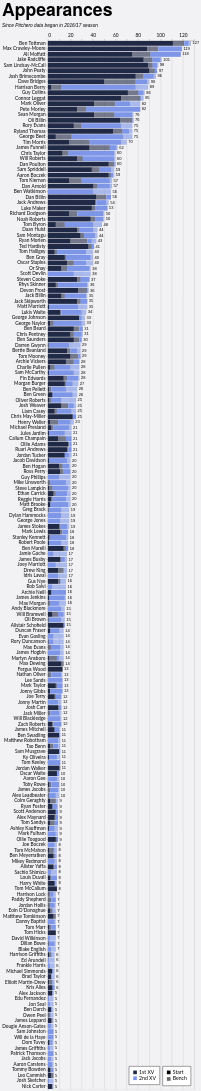

Source (Vega-Lite JSON):
### Vega-Lite specification from a JSON file in a GitHub repository (floating-point values rounded to 4 significant figures; data arrays with more than 128 entries replaced by an {"elided": "..."} marker saying what was removed)
{"config": {"axis": {"labelFont": "Lato, sans-serif", "titleFont": "PT Sans Narrow, Helvetica Neue, Helvetica, Arial, sans-serif", "labelFontSize": 13, "titleFontSize": 24, "gridColor": "#202947", "gridOpacity": 0.2}, "header": {"labelFont": "PT Sans Narrow, Helvetica Neue, Helvetica, Arial, sans-serif", "titleFont": "PT Sans Narrow, Helvetica Neue, Helvetica, Arial, sans-serif", "labelFontSize": 24, "titleFontSize": 28, "labelFontWeight": "bold", "orient": "left"}, "legend": {"labelFont": "Lato, sans-serif", "titleFont": "PT Sans Narrow, Helvetica Neue, Helvetica, Arial, sans-serif", "labelFontSize": 14, "titleFontSize": 16, "titlePadding": 5, "fillColor": "white", "strokeColor": "black", "padding": 10, "titleFontWeight": "lighter", "titleFontStyle": "italic", "titleColor": "gray", "offset": 10}, "title": {"font": "PT Sans Narrow, Helvetica Neue, Helvetica, Arial, sans-serif", "fontSize": 48, "fontWeight": "bold", "anchor": "start", "align": "center", "titlePadding": 20, "subtitlePadding": 10, "subtitleFontSize": 13, "subtitleColor": "", "subtitleFontStyle": "italic", "offset": 15, "color": "black"}, "axisX": {"labelAngle": 0}, "facet": {"title": null, "header": null, "align": {"row": "each", "column": "each"}}, "resolve": {"scale": {"y": "independent", "facet": "independent"}}, "background": "#f2f1f4"}, "layer": [{"mark": {"type": "bar"}, "encoding": {"color": {"field": "squad", "legend": {"direction": "vertical", "labelExpr": "datum.value + ' XV'", "orient": "bottom-right", "title": null}, "scale": {"domain": ["1st", "2nd"], "range": ["#202946", "#7d96e8"]}, "sort": ["1st", "2nd"], "type": "nominal"}, "opacity": {"field": "start", "legend": {"direction": "vertical", "orient": "bottom-right", "title": null}, "scale": {"domain": ["Start", "Bench"], "range": [1.0, 0.6]}, "sort": ["Start", "Bench"], "type": "nominal"}, "order": {"field": "stack_order", "sort": "ascending", "type": "quantitative"}, "tooltip": [{"field": "player", "title": "Player", "type": "nominal"}, {"field": "squad", "title": "Squad", "type": "nominal"}, {"field": "start", "title": "Selection", "type": "nominal"}, {"aggregate": "sum", "field": "games", "title": "Games", "type": "quantitative"}, {"aggregate": "max", "field": "player_total", "title": "Total", "type": "quantitative"}], "x": {"aggregate": "sum", "axis": {"orient": "top", "title": null}, "field": "games", "type": "quantitative"}, "y": {"field": "player", "sort": {"field": "player_total", "op": "max", "order": "descending"}, "title": null, "type": "nominal"}}}, {"mark": {"type": "text", "align": "left", "baseline": "middle", "color": "black", "dx": 4, "fontSize": 11}, "encoding": {"text": {"field": "total_games", "format": ".0f", "type": "quantitative"}, "x": {"axis": {"orient": "top", "title": null}, "field": "total_games", "type": "quantitative"}, "y": {"field": "player", "sort": {"field": "player_total", "op": "max", "order": "descending"}, "title": null, "type": "nominal"}}, "transform": [{"aggregate": [{"op": "sum", "field": "games", "as": "total_games"}, {"op": "max", "field": "player_total", "as": "player_total"}], "groupby": ["player"]}]}], "data": {"name": "data-f0da5855fc3a63908a64e0b60b30a249"}, "height": {"step": 15}, "params": [{"name": "seasonParam", "value": []}, {"name": "gameTypesParam", "value": []}, {"name": "squadParam", "value": "All"}, {"name": "positionsParam", "value": []}, {"name": "minAppsParam", "value": 5}], "title": {"text": "Appearances", "subtitle": "Since Pitchero data began in 2016/17 season"}, "transform": [{"filter": "length(seasonParam) === 0 || indexof(seasonParam, datum.season) >= 0"}, {"filter": "length(gameTypesParam) === 0 || indexof(gameTypesParam, datum.game_type) >= 0"}, {"filter": "squadParam === \"All\" || datum.squad === squadParam"}, {"filter": "length(positionsParam) === 0 || indexof(positionsParam, datum.position) >= 0"}, {"joinaggregate": [{"op": "sum", "field": "games", "as": "player_total"}], "groupby": ["player"]}, {"filter": "datum.player_total >= minAppsParam"}], "width": 400, "$schema": "https://vega.github.io/schema/vega-lite/v5.20.1.json", "datasets": {"data-f0da5855fc3a63908a64e0b60b30a249": {"elided": "2361 records"}}}
